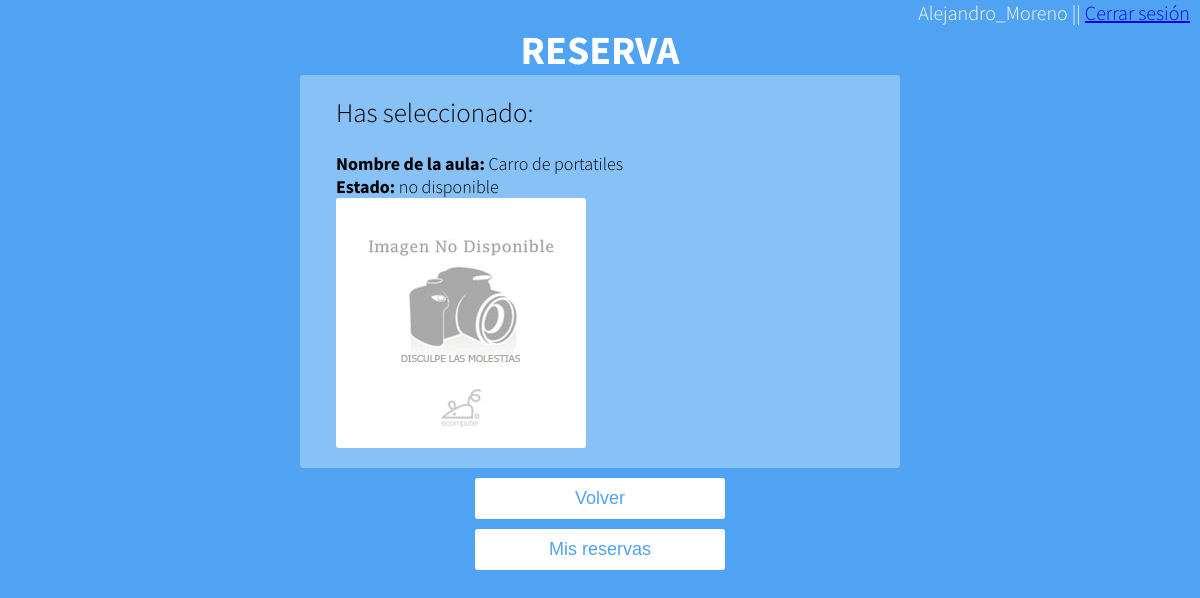
/PR02_antiguo/busqueda.php?aula=Carro de portatiles (signed in), run on the app's committed database.
### tables this page shows
CREATE TABLE IF NOT EXISTS `tbl_usuaris` (
`id_usuari` int(11) NOT NULL,
  `pass_usuari` varchar(20) NOT NULL,
  `nom_usuari` varchar(20) NOT NULL,
  `email_usuari` varchar(50) NOT NULL,
  `id_tipo_usuari` int(11) DEFAULT NULL
);

CREATE TABLE IF NOT EXISTS `tbl_recurs` (
`id_recurs` int(11) NOT NULL,
  `nom_recurs` varchar(35) NOT NULL,
  `desc_recurs` varchar(100) NOT NULL,
  `img_recurs` varchar(35) NOT NULL,
  `tipus_recurs` tinyint(1) NOT NULL,
  `estado` varchar(20) NOT NULL,
  `id_usuari` int(11) DEFAULT NULL
);

### login/session.php (called while the page is built, shortened)
<?php
$con = mysqli_connect('localhost', 'root', '', 'bd_botiga_reserva_mejora');
$user_check=$_SESSION['login_user'];
$sql = "SELECT * FROM tbl_usuaris WHERE id_usuari = '$user_check'";
$datos = mysqli_query($con, $sql);
$row = mysqli_fetch_assoc($datos);
$login_session =$row['nom_usuari'];
?>

### PR02_antiguo/busqueda.php (the view, shortened to what this page needs)
<?php
include('session.php');
$con = mysqli_connect('localhost', 'root', '', 'bd_botiga_reserva');
?>
<html>
		<head>
        <link rel="stylesheet" href="css/style.css">
        </head>
        <body>
           <div class="fondo">
                <header>
                       <p class="username"><?php echo $login_session; ?> ||  <a href="index.php">Cerrar sesión</a></p>
                        <h1>RESERVA</H1>
                </header>
        	     <section class="formulario">
        	     <form action="mis_reservas.php">
                        <p>
                        <?php
							$sql = "SELECT tbl_recurs.nom_recurs, tbl_recurs.desc_recurs, tbl_recurs.img_recurs, tbl_recurs.id_recurs, tbl_recurs.estado FROM tbl_recurs ";
							if(isset($_REQUEST['aula'])) {
								$aulas = $_REQUEST['aula'];
								$sql.= "WHERE tbl_recurs.nom_recurs='$aulas' ";
							}
							if ((($_REQUEST['aula'])=='0') && (($_REQUEST['recursos'])=='0')){
								echo"<h1>No hay ningun resultado</h1>";
							}
							else{
								echo "<h1>Has seleccionado:</h1>";
							}
							if(isset($_REQUEST['aula'])){
							$datos = mysqli_query($con, $sql);
										while($prod = mysqli_fetch_array($datos))
										{
											echo "<br/><b class='negrita'>Nombre de la aula:</b> $prod[nom_recurs]<br/>";
											echo "<b class='negrita'>Estado:</b> $prod[estado]<br/>";
											$fichero="img/$prod[img_recurs]";
											if(file_exists($fichero))
											{
												echo "<img class='imag' src='$fichero'><br/>";
												echo "<a href='reservar.php?nom_recurs=$prod[nom_recurs]'> Reservar </a><br/>";
											} else
											{
												echo "<img class='imag' src='img/no_disponible.jpg'><br/>";
											}
										}
							}
						?>
                        </p>
                </section>
                <form action="form.php" id="botonform">
                <button class="form2" type="submit">Volver</button>
                </form>
                <form action="mis_reservas.php" id="botonform">
                <button class="form2" type="submit">Mis reservas</button>
                </form>
                <br/>
                </div>
        </body>
</html>

### css/style.css (style rules this page uses)
* { box-sizing: border-box; margin: 0; padding: 0; font-weight: 300; }
body { font-family: 'Source Sans Pro', sans-serif; color: white; font-weight: 300; }
.fondo { background: linear-gradient(to bottom right, #50A3f2 0%, #50A3f2 100%); height: auto; min-height: 100%; width: 100%; }
form { padding: 20px 0; position: relative; z-index: 2; }
form button { -webkit-appearance: none; -moz-appearance: none; appearance: none; outline: 0; background-color: white; border: 0; padding: 10px 15px; color: #50A3f2; border-radius: 3px; width: 250px; cursor: pointer; font-size: 18px; -webkit-transition-duration: 0.25s; transition-duration: 0.25s; }
header h1 { font-size: 40px; font-weight: bold; text-align: center; }
.formulario { padding-left: 3%; padding-right: 3%; width: 50%; margin-left: 25%; color: black; border-radius: 3px; background-color: rgba(255, 254, 254, 0.32); font-size: 18px; }
.form2 { -webkit-appearance: none; -moz-appearance: none; appearance: none; outline: 0; background-color: white; border: 0; padding: 10px 15px; color: #50A3f2; border-radius: 3px; width: 250px; cursor: pointer; display: block; margin-right: auto; margin-left: auto; font-size: 18px; -webkit-transition-duration: 0.25s; transition-duration: 0.25s; }
.username { text-align: right; color: white; font-size: 20px; margin-right: 10px; }
#botonform { padding-top: 10px; padding-bottom: 0px; }
.imag { border-radius: 3px; }
.negrita { font-weight: bold; }
.username { text-align: right; color: white; margin-right: 10px; }

### data on the page
tbl_usuaris: nom_usuari "Alejandro_Moreno"
tbl_recurs: nom_recurs "Carro de portatiles", estado "no disponible"
